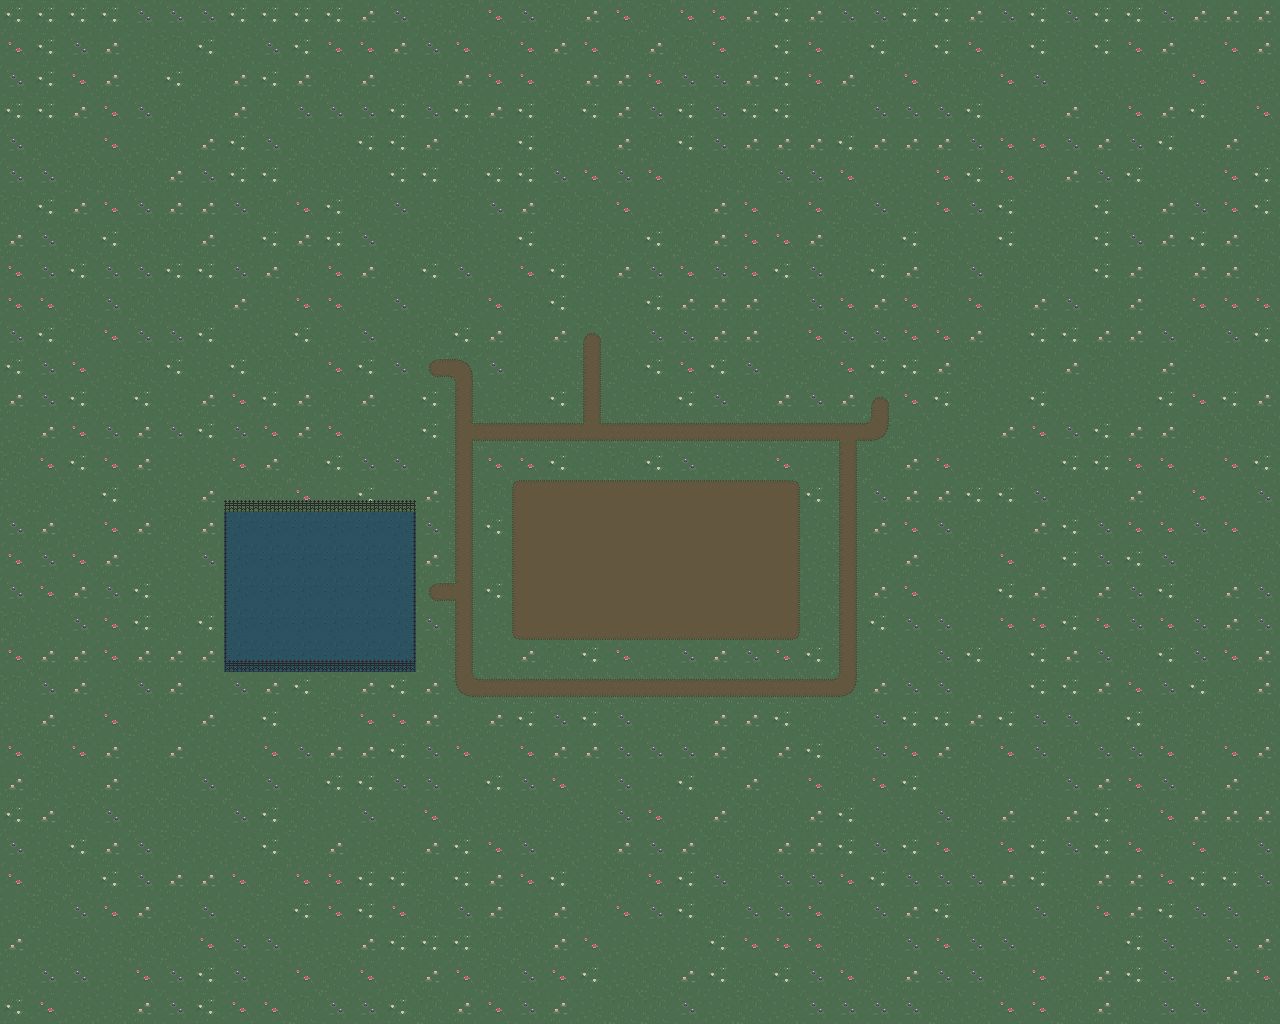

Rendered tile map (Tiled .tmx) drawn with the repository's tilesets; below, a short description and the map source with its tile grids summarised:
An orthogonal 40x32 tile map with 32x32 px tiles, 2 tile layers (WitchFarm, Fence_Gyard), 2 tilesets.

<map version="1.5" tiledversion="1.7.2" orientation="orthogonal" renderorder="right-down" width="40" height="32" tilewidth="32" tileheight="32" infinite="0" nextlayerid="10" nextobjectid="30">
 <editorsettings>
  <export target="../../public/assets/tilemaps/FarmMapLayout.json" format="json" />
 </editorsettings>
 <tileset firstgid="1" name="FarmTiles" tilewidth="32" tileheight="32" tilecount="25" columns="5">
  <image source="../../public/assets/tilesets/TileMap.png" width="160" height="160" />
 </tileset>
 <tileset firstgid="26" name="FenceTiles" tilewidth="32" tileheight="32" tilecount="4" columns="0">
  <grid orientation="orthogonal" width="1" height="1" />
  <tile id="0">
   <image width="32" height="32" source="../../public/assets/tilesets/Fence.png" />
  </tile>
  <tile id="1">
   <image width="32" height="32" source="../../public/assets/tilesets/Fence_Corner_Bottom.png" />
  </tile>
  <tile id="2">
   <image width="32" height="32" source="../../public/assets/tilesets/Fence_Corner_Top.png" />
  </tile>
  <tile id="3">
   <image width="32" height="32" source="../../public/assets/tilesets/Fence_Side.png" />
  </tile>
 </tileset>
 <layer id="1" name="WitchFarm" width="40" height="32">
  <data>[1280 cells, 1280 non-empty, 21 distinct tile ids]</data>
 </layer>
 <layer id="9" name="Fence_Gyard" width="40" height="32">
  <data>[1280 cells, 20 non-empty, 4 distinct tile ids]</data>
 </layer>
</map>
